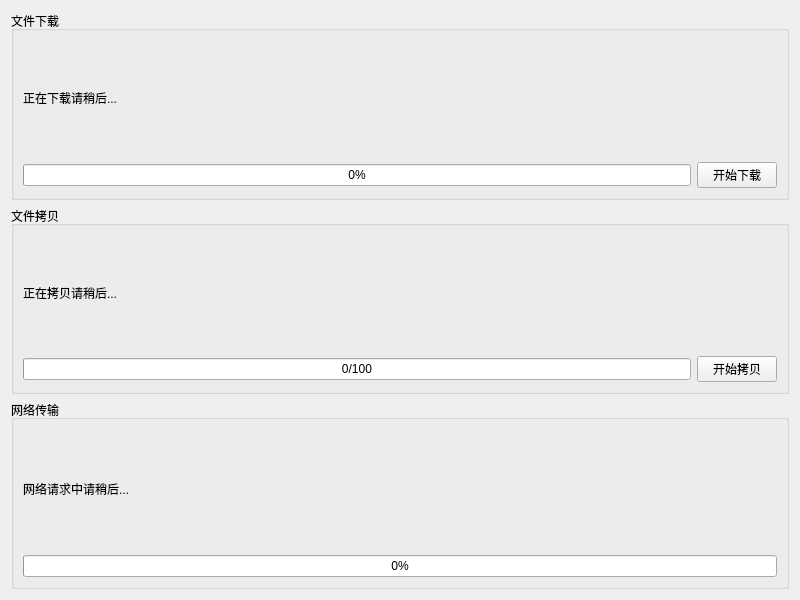
<?xml version="1.0" encoding="UTF-8"?>
<ui version="4.0">
 <class>Widget</class>
 <widget class="QWidget" name="Widget">
  <property name="geometry">
   <rect>
    <x>0</x>
    <y>0</y>
    <width>800</width>
    <height>600</height>
   </rect>
  </property>
  <property name="windowTitle">
   <string>Widget</string>
  </property>
  <layout class="QVBoxLayout" name="verticalLayout_4">
   <item>
    <widget class="QGroupBox" name="groupbox1">
     <property name="title">
      <string>文件下载</string>
     </property>
     <layout class="QVBoxLayout" name="verticalLayout">
      <item>
       <widget class="QLabel" name="label">
        <property name="text">
         <string>正在下载请稍后...</string>
        </property>
       </widget>
      </item>
      <item>
       <layout class="QHBoxLayout" name="horizontalLayout">
        <item>
         <widget class="QProgressBar" name="download">
          <property name="maximum">
           <number>899</number>
          </property>
          <property name="value">
           <number>0</number>
          </property>
          <property name="alignment">
           <set>Qt::AlignLeading|Qt::AlignLeft|Qt::AlignTop</set>
          </property>
         </widget>
        </item>
        <item>
         <widget class="QPushButton" name="pushButton">
          <property name="text">
           <string>开始下载</string>
          </property>
         </widget>
        </item>
       </layout>
      </item>
     </layout>
    </widget>
   </item>
   <item>
    <widget class="QGroupBox" name="groupbox2">
     <property name="title">
      <string>文件拷贝</string>
     </property>
     <layout class="QVBoxLayout" name="verticalLayout_2">
      <item>
       <widget class="QLabel" name="label_2">
        <property name="text">
         <string>正在拷贝请稍后...</string>
        </property>
       </widget>
      </item>
      <item>
       <layout class="QHBoxLayout" name="horizontalLayout_2">
        <item>
         <widget class="QProgressBar" name="kaobei">
          <property name="value">
           <number>0</number>
          </property>
          <property name="alignment">
           <set>Qt::AlignCenter</set>
          </property>
          <property name="textDirection">
           <enum>QProgressBar::TopToBottom</enum>
          </property>
          <property name="format">
           <string>%v/%m</string>
          </property>
         </widget>
        </item>
        <item>
         <widget class="QPushButton" name="pushButton_2">
          <property name="text">
           <string>开始拷贝</string>
          </property>
         </widget>
        </item>
       </layout>
      </item>
     </layout>
    </widget>
   </item>
   <item>
    <widget class="QGroupBox" name="groupbox3">
     <property name="title">
      <string>网络传输</string>
     </property>
     <layout class="QVBoxLayout" name="verticalLayout_3">
      <item>
       <widget class="QLabel" name="label_3">
        <property name="text">
         <string>网络请求中请稍后...</string>
        </property>
       </widget>
      </item>
      <item>
       <widget class="QProgressBar" name="chuanshu">
        <property name="value">
         <number>0</number>
        </property>
        <property name="textVisible">
         <bool>true</bool>
        </property>
       </widget>
      </item>
     </layout>
    </widget>
   </item>
  </layout>
 </widget>
 <resources/>
 <connections/>
</ui>
